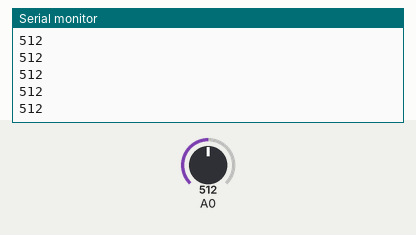
Simulated run of this sketch. Board: Arduino Uno, built with avr-gcc and run on an emulated ATmega328P. Shown: the last lines printed to the serial monitor. The inputs (shaded band) are chosen by the test bench; at power-on: A0 = 512.

Above: at 1.2 s.
1.3 s: A0 set to 716
At 2.1 s:
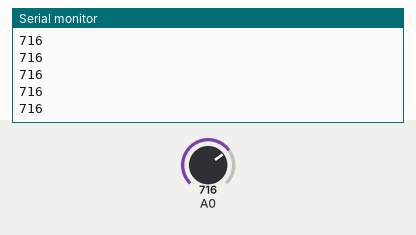
2.8 s: A0 set to 900
At 3.9 s:
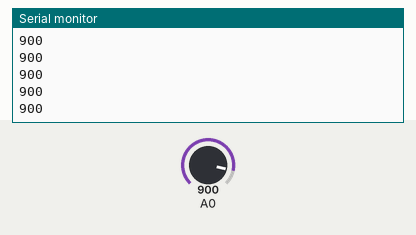
Timing chart, 0 to 5.8 s (numbered marks = the images above; inputs shaded):
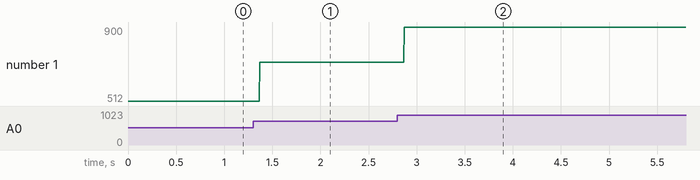

Measured:
- after the input at 1.3 s, the serial monitor: prints a new line after 0.07 s (image 1)
- after the input at 2.8 s, the serial monitor: prints a new line after 0.07 s (image 2)
- plotted number 1: 512 → 716 after the input at 1.3 s, 716 → 900 after the input at 2.8 s

The sketch:

exercise20.ino
```cpp
void setup() {
  // put your setup code here, to run once:
  Serial.begin(9600);
}

void loop() {
  // put your main code here, to run repeatedly:
  int temp = analogRead(A0);
  Serial.println(temp);

}
```
